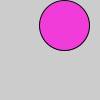
Frame 1 (no input)
Frame 60 (the mouse pressed at the canvas centre just before this capture): identical to frame 1, image omitted
Frame 120 (the mouse held since frame 60 and released just before this capture): identical to frame 1, image omitted

The Processing sketch that drew this single still picture (run headless with seeded random() and noise(); from frame 60 on, the mouse is pressed at the canvas centre):

// Processing sketch: s030_func_args
// ── s030_func_args.pde
void setup() {
  colorEllipse(); 
}
void draw() {
}
void mousePressed() {
  int x = width - mouseX;
  int y = mouseY;
  colorEllipse(x, y); // (80, 33); 
}

// function that takes two arguments of type float
void colorEllipse() {
  colorEllipse(random(width), random(height));
}
void colorEllipse(float x, float y) {
  fill(random(255), random(255), random(255));
  ellipse(x, y, 50, 50);
}
